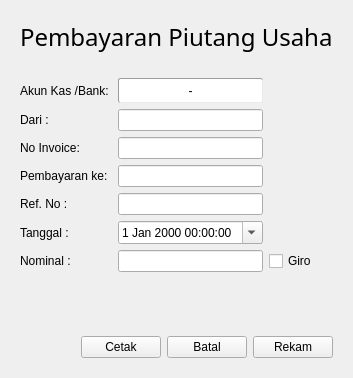
             <widget class="QWidget" name="st_Penjualan_PembayaranPiutang_Baru">
              <layout class="QVBoxLayout" name="verticalLayout_8">
               <item>
                <widget class="QFrame" name="fr_Penjualan_PembayaranPiutang_Baru_title">
                 <property name="sizePolicy">
                  <sizepolicy hsizetype="Preferred" vsizetype="Maximum">
                   <horstretch>0</horstretch>
                   <verstretch>0</verstretch>
                  </sizepolicy>
                 </property>
                 <property name="frameShape">
                  <enum>QFrame::NoFrame</enum>
                 </property>
                 <property name="frameShadow">
                  <enum>QFrame::Raised</enum>
                 </property>
                 <layout class="QGridLayout" name="gl_Penjualan_PembayaranPiutang_Baru_title">
                  <item row="0" column="0">
                   <widget class="QLabel" name="lb_Penjualan_PembayaranPiutang_Baru_title">
                    <property name="sizePolicy">
                     <sizepolicy hsizetype="Preferred" vsizetype="Maximum">
                      <horstretch>0</horstretch>
                      <verstretch>0</verstretch>
                     </sizepolicy>
                    </property>
                    <property name="font">
                     <font>
                      <family>Segoe UI Semilight</family>
                      <pointsize>18</pointsize>
                     </font>
                    </property>
                    <property name="text">
                     <string>Pembayaran Piutang Usaha</string>
                    </property>
                    <property name="alignment">
                     <set>Qt::AlignLeading|Qt::AlignLeft|Qt::AlignVCenter</set>
                    </property>
                   </widget>
                  </item>
                 </layout>
                </widget>
               </item>
               <item>
                <widget class="QFrame" name="fr_Penjualan_PembayaranPiutang_Baru_input">
                 <property name="sizePolicy">
                  <sizepolicy hsizetype="Preferred" vsizetype="Maximum">
                   <horstretch>0</horstretch>
                   <verstretch>0</verstretch>
                  </sizepolicy>
                 </property>
                 <property name="frameShape">
                  <enum>QFrame::NoFrame</enum>
                 </property>
                 <property name="frameShadow">
                  <enum>QFrame::Raised</enum>
                 </property>
                 <layout class="QGridLayout" name="gl_Penjualan_PembayaranPiutang_Baru_input">
                  <item row="7" column="2">
                   <widget class="QCheckBox" name="chk_Penjualan_PembayaranPiutang_Baru_Giro">
                    <property name="text">
                     <string>Giro</string>
                    </property>
                   </widget>
                  </item>
                  <item row="3" column="2">
                   <spacer name="hs_Penjualan_PembayaranPiutang_Baru_input">
                    <property name="orientation">
                     <enum>Qt::Horizontal</enum>
                    </property>
                    <property name="sizeHint" stdset="0">
                     <size>
                      <width>40</width>
                      <height>20</height>
                     </size>
                    </property>
                   </spacer>
                  </item>
                  <item row="2" column="0">
                   <widget class="QLabel" name="lb_Penjualan_PembayaranPiutang_Baru_Dari">
                    <property name="text">
                     <string>Dari :</string>
                    </property>
                   </widget>
                  </item>
                  <item row="0" column="0">
                   <widget class="QLabel" name="lb_Penjualan_PembayaranPiutang_Baru_Akun">
                    <property name="text">
                     <string>Akun Kas /Bank: </string>
                    </property>
                   </widget>
                  </item>
                  <item row="5" column="1">
                   <widget class="QLineEdit" name="le_Penjualan_PembayaranPiutang_Baru_NoRef"/>
                  </item>
                  <item row="7" column="1">
                   <widget class="QLineEdit" name="le_Penjualan_PembayaranPiutang_Baru_Nominal">
                    <property name="readOnly">
                     <bool>true</bool>
                    </property>
                   </widget>
                  </item>
                  <item row="3" column="1">
                   <widget class="QLineEdit" name="le_Penjualan_PembayaranPiutang_Baru_NoInvoice">
                    <property name="readOnly">
                     <bool>true</bool>
                    </property>
                   </widget>
                  </item>
                  <item row="4" column="1">
                   <widget class="QLineEdit" name="le_Penjualan_PembayaranPiutang_Baru_Dept"/>
                  </item>
                  <item row="6" column="1">
                   <widget class="QDateTimeEdit" name="dte_Penjualan_PembayaranPiutang_Baru_Tanggal">
                    <property name="calendarPopup">
                     <bool>true</bool>
                    </property>
                   </widget>
                  </item>
                  <item row="5" column="0">
                   <widget class="QLabel" name="lb_Penjualan_PembayaranPiutang_Baru_NoRef">
                    <property name="text">
                     <string>Ref. No :</string>
                    </property>
                   </widget>
                  </item>
                  <item row="4" column="0">
                   <widget class="QLabel" name="lb_Penjualan_PembayaranPiutang_Baru_Dept">
                    <property name="text">
                     <string>Pembayaran ke:</string>
                    </property>
                   </widget>
                  </item>
                  <item row="7" column="0">
                   <widget class="QLabel" name="lb_Penjualan_PembayaranPiutang_Baru_Nominal">
                    <property name="text">
                     <string>Nominal :</string>
                    </property>
                   </widget>
                  </item>
                  <item row="3" column="0">
                   <widget class="QLabel" name="lb_Penjualan_PembayaranPiutang_Baru_Proyek">
                    <property name="text">
                     <string>No Invoice:</string>
                    </property>
                   </widget>
                  </item>
                  <item row="6" column="0">
                   <widget class="QLabel" name="lb_Penjualan_PembayaranPiutang_Baru_Tanggal">
                    <property name="text">
                     <string>Tanggal :</string>
                    </property>
                   </widget>
                  </item>
                  <item row="0" column="1">
                   <widget class="QPushButton" name="tb_Penjualan_PembayaranPiutang_Baru_Akun">
                    <property name="styleSheet">
                     <string notr="true">border-style:inset;
border-width:1px;
border-radius:2px;
border-color:rgb(156, 156, 156);
background-color:#ffffff;
min-height:23px;</string>
                    </property>
                    <property name="text">
                     <string>-</string>
                    </property>
                   </widget>
                  </item>
                  <item row="2" column="1">
                   <widget class="QLineEdit" name="le_Penjualan_PembayaranPiutang_Baru_Nama">
                    <property name="sizePolicy">
                     <sizepolicy hsizetype="Minimum" vsizetype="Fixed">
                      <horstretch>0</horstretch>
                      <verstretch>0</verstretch>
                     </sizepolicy>
                    </property>
                    <property name="readOnly">
                     <bool>true</bool>
                    </property>
                   </widget>
                  </item>
                 </layout>
                 <zorder>lb_Penjualan_PembayaranPiutang_Baru_Akun</zorder>
                 <zorder>lb_Penjualan_PembayaranPiutang_Baru_Dari</zorder>
                 <zorder>le_Penjualan_PembayaranPiutang_Baru_Nama</zorder>
                 <zorder>lb_Penjualan_PembayaranPiutang_Baru_Proyek</zorder>
                 <zorder>le_Penjualan_PembayaranPiutang_Baru_NoInvoice</zorder>
                 <zorder>lb_Penjualan_PembayaranPiutang_Baru_Dept</zorder>
                 <zorder>le_Penjualan_PembayaranPiutang_Baru_Dept</zorder>
                 <zorder>lb_Penjualan_PembayaranPiutang_Baru_NoRef</zorder>
                 <zorder>le_Penjualan_PembayaranPiutang_Baru_NoRef</zorder>
                 <zorder>lb_Penjualan_PembayaranPiutang_Baru_Tanggal</zorder>
                 <zorder>dte_Penjualan_PembayaranPiutang_Baru_Tanggal</zorder>
                 <zorder>lb_Penjualan_PembayaranPiutang_Baru_Nominal</zorder>
                 <zorder>le_Penjualan_PembayaranPiutang_Baru_Nominal</zorder>
                 <zorder>hs_Penjualan_PembayaranPiutang_Baru_input</zorder>
                 <zorder>chk_Penjualan_PembayaranPiutang_Baru_Giro</zorder>
                 <zorder>tb_Penjualan_PembayaranPiutang_Baru_Akun</zorder>
                </widget>
               </item>
               <item>
                <spacer name="verticalSpacer">
                 <property name="orientation">
                  <enum>Qt::Vertical</enum>
                 </property>
                 <property name="sizeHint" stdset="0">
                  <size>
                   <width>20</width>
                   <height>40</height>
                  </size>
                 </property>
                </spacer>
               </item>
               <item>
                <widget class="QFrame" name="fr_Penjualan_PembayaranPiutang_Baru_tombol">
                 <property name="sizePolicy">
                  <sizepolicy hsizetype="Preferred" vsizetype="Maximum">
                   <horstretch>0</horstretch>
                   <verstretch>0</verstretch>
                  </sizepolicy>
                 </property>
                 <property name="frameShape">
                  <enum>QFrame::NoFrame</enum>
                 </property>
                 <property name="frameShadow">
                  <enum>QFrame::Raised</enum>
                 </property>
                 <layout class="QHBoxLayout" name="hl_Penjualan_PembayaranPiutang_Baru_tombol">
                  <item>
                   <spacer name="hs_Penjualan_PembayaranPiutang_Baru_bawah">
                    <property name="orientation">
                     <enum>Qt::Horizontal</enum>
                    </property>
                    <property name="sizeHint" stdset="0">
                     <size>
                      <width>40</width>
                      <height>20</height>
                     </size>
                    </property>
                   </spacer>
                  </item>
                  <item>
                   <widget class="QPushButton" name="tb_Penjualan_PembayaranPiutang_Baru_Cetak">
                    <property name="text">
                     <string>Cetak</string>
                    </property>
                   </widget>
                  </item>
                  <item>
                   <widget class="QPushButton" name="tb_Penjualan_PembayaranPiutang_Baru_Batal">
                    <property name="text">
                     <string>Batal</string>
                    </property>
                   </widget>
                  </item>
                  <item>
                   <widget class="QPushButton" name="tb_Penjualan_PembayaranPiutang_Baru_Rekam">
                    <property name="text">
                     <string>Rekam</string>
                    </property>
                   </widget>
                  </item>
                 </layout>
                </widget>
               </item>
              </layout>
             </widget>
